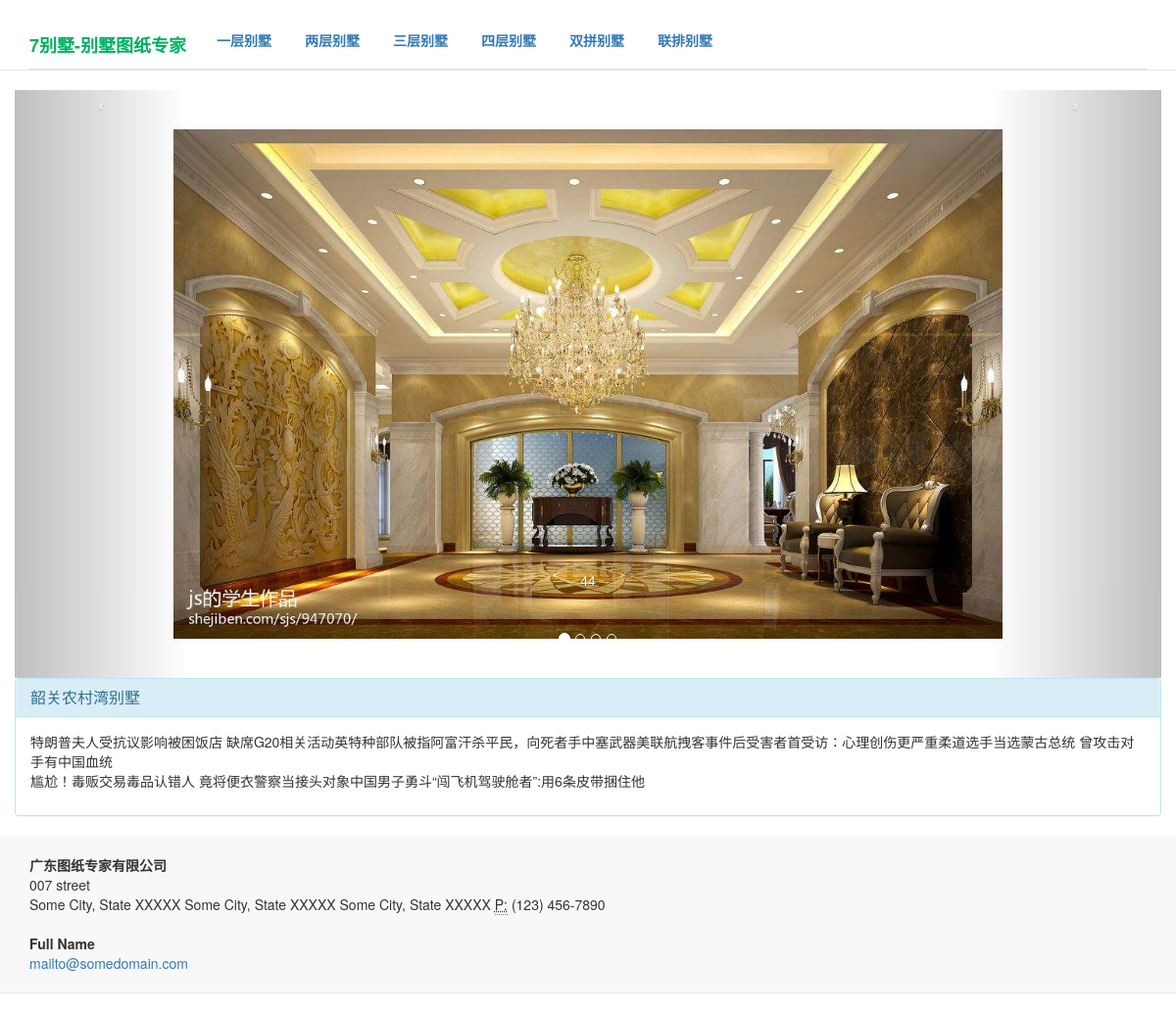
The page /home/house_detail/10/ on the database its author committed.
### home/models.py (models this page shows, shortened)
class Photo(models.Model):
	if_cover_choices=(('1','是'),('0','否'),)
	house=models.ForeignKey(House)
	images=models.ImageField(upload_to='static/photos')
	title=models.CharField('图片标题',max_length=50,blank=True)
	alt=models.CharField('图片说明',max_length=100,blank=True)
	order=models.CharField('排序标志',max_length=10,default=0)
	if_cover=models.CharField('是否设置为封面图片',max_length=10,choices=if_cover_choices,default='0')

class House(models.Model):
	floor_num_choices= (('1', '一层平房'),('2', '两层别墅'),('3','三层别墅'),('4','四层别墅'),('22','双拼别墅'),('0','不限制'))
	floor_area_choices=(('100', '<100平'),('200', '100-200平'),('300','200-300平'),('400','大于300平'),('0','不限制'))
	title=models.CharField('标题',max_length=100,help_text="文章标题，100字以内")
	content=RichTextField('正文',max_length=10000,)
	floor_num=models.CharField('别墅层数',choices=floor_num_choices,max_length=20)
	floor_area=models.CharField('占地面积',choices=floor_area_choices,max_length=20)
	down_price=models.IntegerField('下载积分',default=0)
	upload = models.FileField(upload_to='static/uploads',max_length=100,blank=True)
	create_date=models.DateField(auto_now_add=True)
	update_date=models.DateField(auto_now=True)

### home/views.py (the view)
# urls.py: url(r'house_detail/(?P<house_id>[0-9]+)/$',house_detail)
def house_detail(request,house_id):
	house=House.objects.get(pk=house_id)
	photo_list=Photo.objects.filter(house=house_id).order_by('order')
	context={'house_detail':house,'photo_list':photo_list}
	return render(request,"home/house_detail.html",context)

### templates/home/house_detail.html (shortened to what this page needs)
{%extends "home/house_base.html"%}
{% block content %}
<div class="container">
        <div class=row>
<div id="myCarousel" class="carousel slide" data-ride="carousel">
	<ol class="carousel-indicators">
		 {% for photo in photo_list %}
			{% if forloop.counter0 == 0 %}
				<li data-target="#myCarousel" data-slide-to="{{forloop.counter0}}" class="active"></li>
			{% else %}
				<li data-target="#myCarousel" data-slide-to="{{forloop.counter0}}"></li>
			{% endif %}
		{% endfor %}
	</ol>
	<div class="carousel-inner">
		{% for photo  in photo_list %}
			{%if  forloop.counter0 == 0 %}
				<div class="item active">
				<img src="/static/media/{{photo.images}}" class='center-block'   alt="{{photo.alt}}">
				<div class="carousel-caption"> {{photo.title}}  {{photo.id}} </div>
				</div>
			{%else%}
				<div class="item" >
				<img src="/static/media/{{photo.images}}" class='center-block'  alt="{{photo.alt}}">
				<div class="carousel-caption">  {{photo.title}} </div>
				</div>
			{%endif%}
		{%endfor%}
	</div>
	<a class="carousel-control left" href="#myCarousel"
	   data-slide="prev">&lsaquo;</a>
	<a class="carousel-control right" href="#myCarousel"
	   data-slide="next">&rsaquo;</a>
</div>
<div class="panel panel-info">
	<div class="panel-heading">
		<h3 class="panel-title">{{house_detail.title  }}</h3>
	</div>
	<div class="panel-body">
	{{house_detail.content |safe  }}
	</div>
</div>
</div>
</div>
{% endblock %}

### templates/home/house_detail.html (style rules this page uses)
.carousel { height:600px; }
.carousel .item { margin-top:40px; margin-bottom:40px; max-height:520px; }
.carousel .item img { max-height:520px; }

### rows shown on the page
Photo: images (picture), id "44"
House: title "韶关农村湾别墅", content "特朗普夫人受抗议影响被困饭店 缺席G20相关活动英特种部队被指阿富汗杀平民，向死者手中塞武器美联航拽客事件后受害者首受访：心理创伤更严重柔道选手当选蒙古总统 曾攻击对手有中国血统 尴尬！毒贩交易毒品认错人 竟将便衣警察当接头对象中国男子勇斗“闯飞机驾驶舱者”:用6条皮带捆住他"
